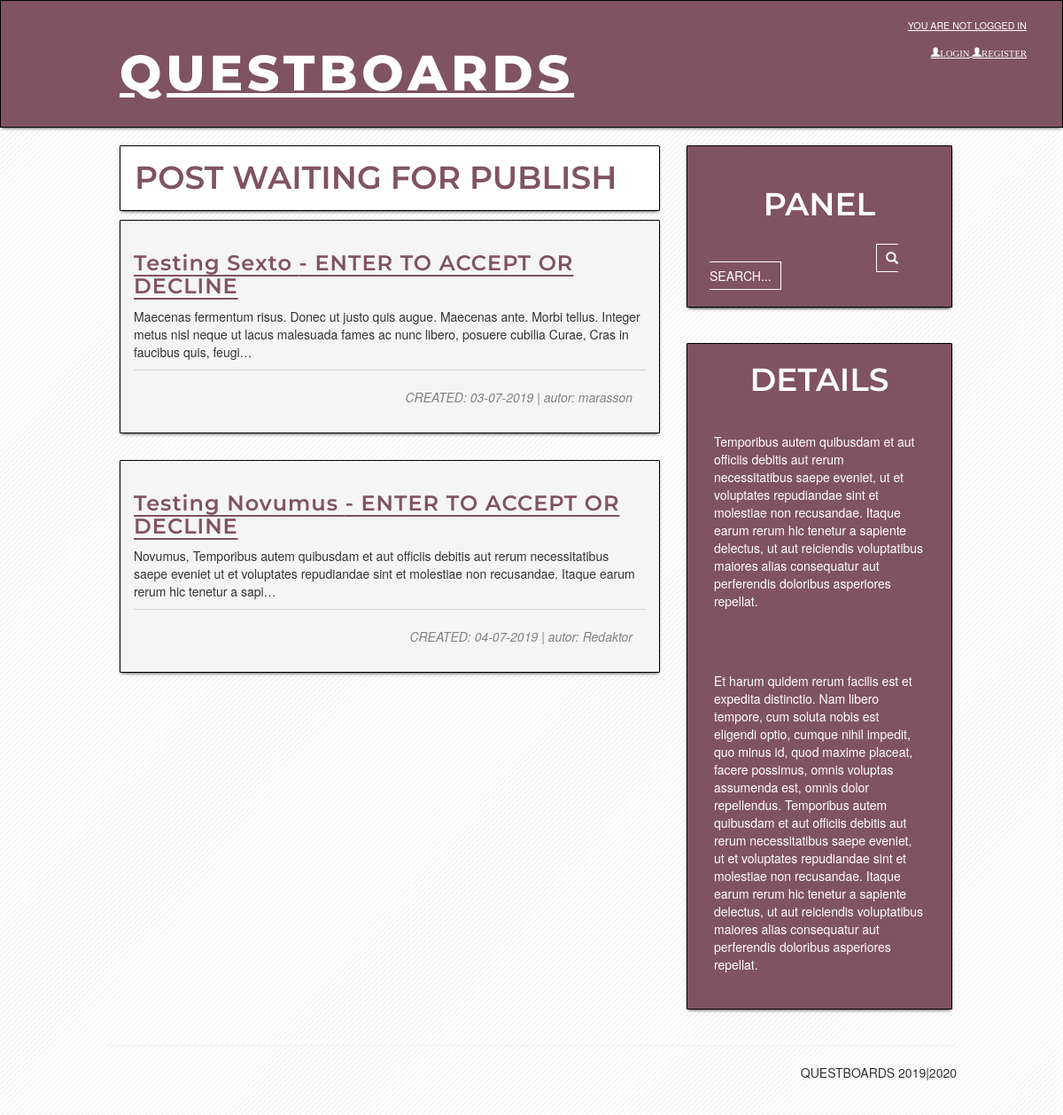
The app's page /drafts/, older data.
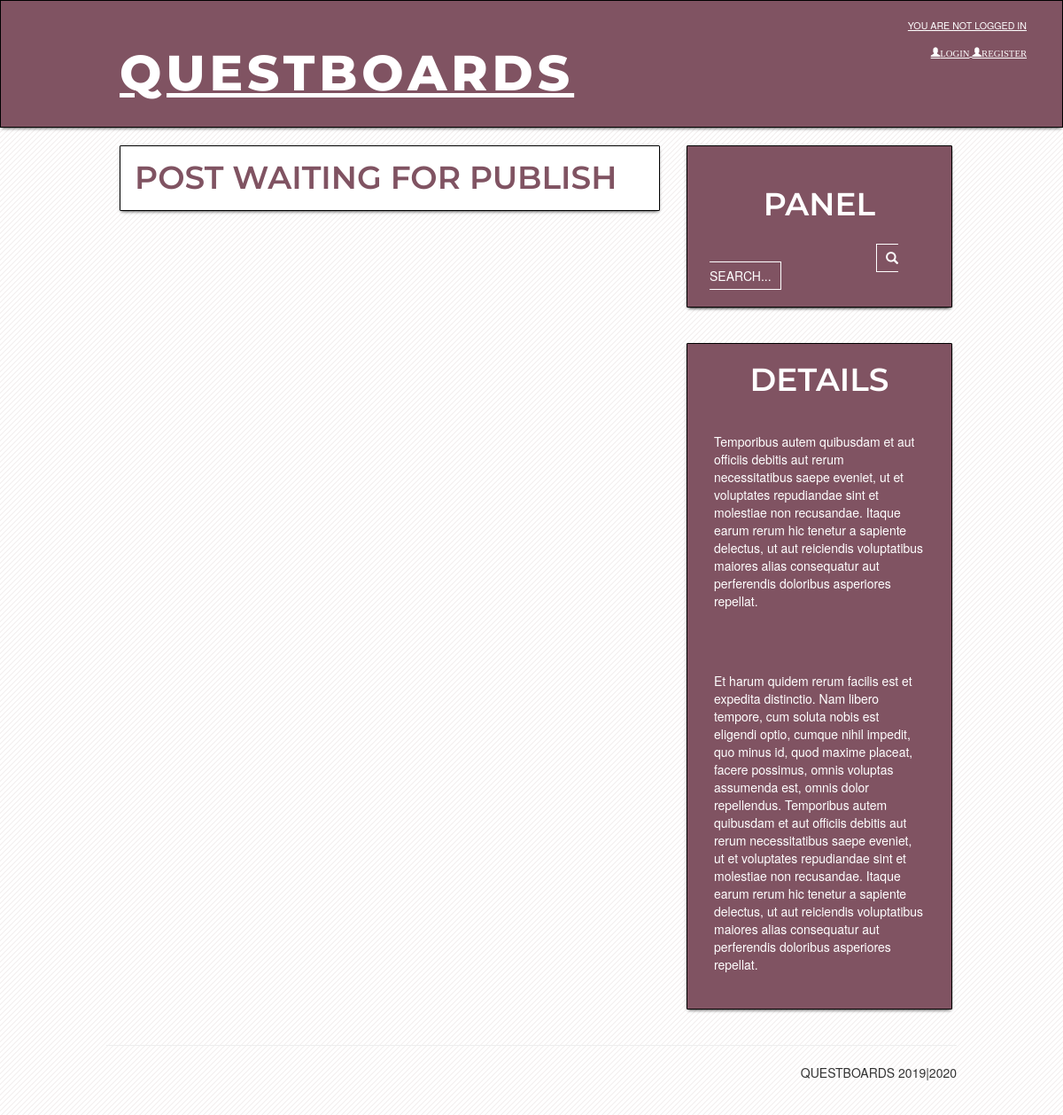
The same page, newer data.
### my_project/models.py (models this page shows, shortened)
class Post(models.Model):
    author = models.ForeignKey('auth.User', on_delete=models.CASCADE)
    title = models.CharField(max_length=200)
    text = models.TextField()
    created_date = models.DateTimeField(
            default=timezone.now)
    published_date = models.DateTimeField(
            blank=True, null=True)

### my_project/views.py (the view)
# urls.py: path('drafts/', views.post_draft_list, name='post_draft_list'),
def post_draft_list(request):
    posts = Post.objects.filter(published_date__isnull=True).order_by('created_date')
    return render(request, 'my_project/post_draft_list.html', {'posts': posts})

### my_project/templates/my_project/post_draft_list.html
{% extends 'my_project/base.html' %}
{% block content %}
<h1 class="h1-main-list">POST WAITING FOR PUBLISH</h1>
    {% for post in posts %}
    <div class="post">
            <h1><a href="{% url 'post_detail' pk=post.pk %}">{{ post.title }} - ENTER TO ACCEPT OR DECLINE</a></h1>
            <p>{{ post.text|truncatechars:200 }}</p>
            <p class="date">CREATED: {{ post.created_date|date:'d-m-Y' }} <span>| autor:</span>
        {{ post.author }}</p>
        </div>
    {% endfor %}
{% endblock %}

Row changes from the older to the newer data that the page shows:
no longer on this page (row edited): Post: title "Testing Sexto", text "Maecenas fermentum risus. Donec ut justo quis augue. Maecenas ante. Morbi tellus. Integer metus nisl neque ut lacus malesuada fames ac nunc libero, posuere cubilia Curae, Cras in faucibus quis, feugi…", created_date "03-07-2019", author "marasson"
no longer on this page (row edited): Post: title "Testing Novumus", text "Novumus, Temporibus autem quibusdam et aut officiis debitis aut rerum necessitatibus saepe eveniet ut et voluptates repudiandae sint et molestiae non recusandae. Itaque earum rerum hic tenetur a sapi…", created_date "04-07-2019", author "Redaktor"
